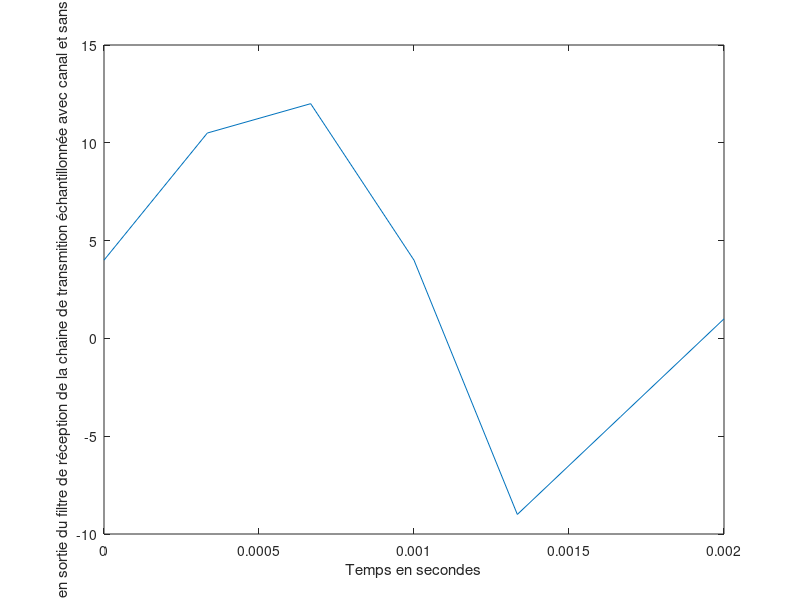
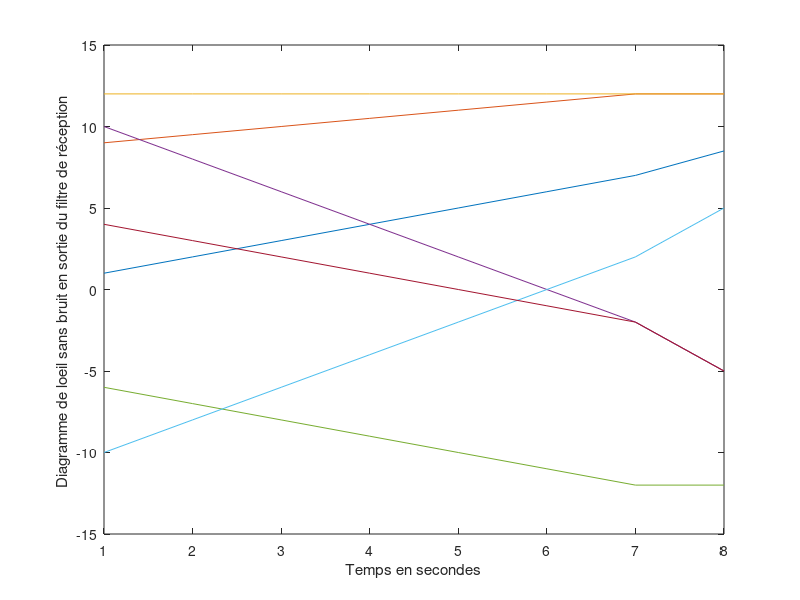
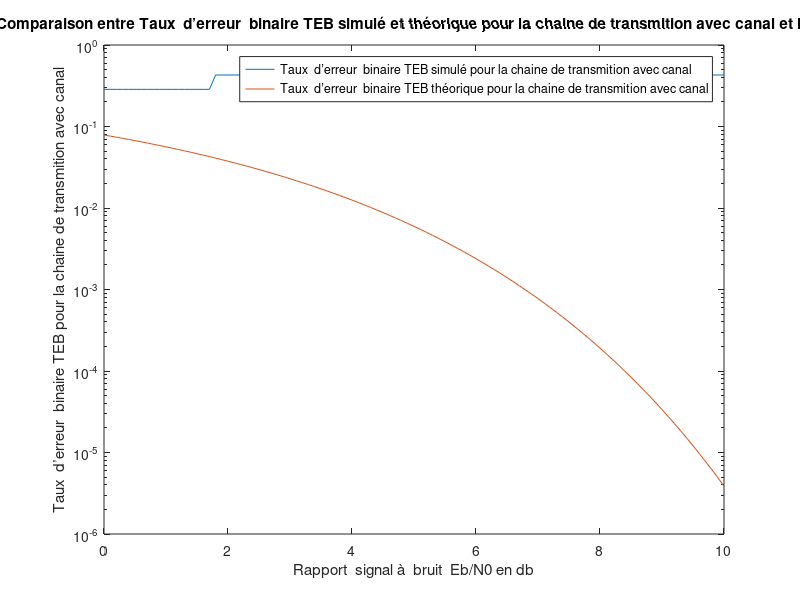
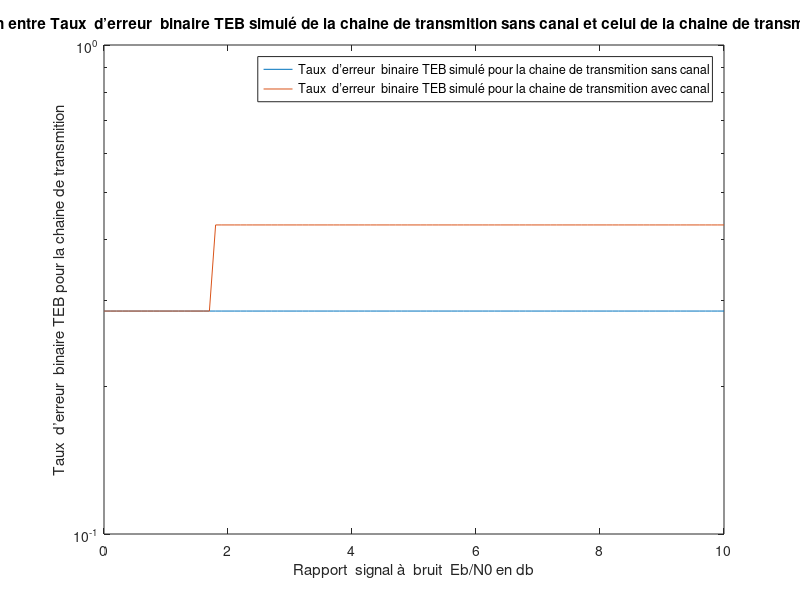

The MATLAB script that drew these images, in order:
%Parametres du chaine de transmition avec canal
close all;
Fe = 24000; %Fréquence d'échantillonage
Te = 1/Fe; %Période d'échantillonage
Rb = 3000; %Débit du signal
M = 2;     %Nombre de symbole
Tb = 1 / Rb;
Rs = Rb / log2(M);
Ns = Fe/Rs; %Nombre de points pour représenter un bit
Ts = Ns*Te; %Période du signal
Fs = 1/Ts; %Fréquence des bits du signal
Bits = [1;1;1;0;0;1;0];
N_bits = length(Bits);
symbol = 2*Bits-1;

dirac=zeros(Ns*N_bits,1);
dirac(1:Ns:end,1) = symbol;

h=ones(1,Ns);

x=filter(h,1,dirac);


Duree = length(Bits)/Rs; %Duree en secondes du signal
Ne = Ns*length(Bits); %Nombre de points échantillonés
Temps = 0:Duree/(Ne):Duree-1/Ne; %Echelle temporelle en secondes

%Avec canal de propagation 

hc = 0*h;
hc(1) = 1;
hc(Ns) = 0.5;
g = conv(h,h);
g = conv(g,hc);
N = length(g);

z = filter(hc,1,x);
z = filter(h,1,z);
n0 = Ns/2;
z_hantillonne = z(n0:Ns:end);
%plot(0:Ns/2:8*Ns,[0,Ns/2,0,3*Ns/4,0,3*Ns/4,0,-Ns/4,0,-3*Ns/4,0,Ns/4,0,-Ns/4,0,-Ns/4,0]);
N_z = length(z_hantillonne);

figure;
plot(0:Duree/N_z:Duree-Duree/N_z,z_hantillonne);
xlabel('Temps en secondes');
ylabel('Signal en sortie du filtre de réception de la chaine de transmition échantillonnée avec canal et sans égaliseur');


figure;
plot(reshape(z,Ns,length(z)/Ns));
xlabel('Temps en secondes');
ylabel('Diagramme de loeil sans bruit en sortie du filtre de réception ');

% Ajout de bruit 

vecteur_db_Eb_N0 = 0:10/100:10;
vecteur_Teb_avec_canal = zeros(101,1);
P_x = mean(abs(x).^2);
random  = randn(length(x),1);
for i = 1:101
    
    Sigma_carre = P_x * Ns /(2 * log2(M) * 10^(vecteur_db_Eb_N0(i)/10));
    bruit = sqrt(Sigma_carre) * random;
    
    x_bruite = x + bruit;
    
    z = filter(hc,1,x_bruite);
    z = filter(h,1,z);
    

    
    %plot(reshape(z,Ns,length(z)/Ns));
    %xlabel('Temps en secondes');
    %ylabel('Diagramme de loeil de la chaine de transmition avec canal ');

    z_hantillonne = z(n0:Ns:end);
    symboles = sign(z_hantillonne);
    Bits_renconstruits = (symboles+1)/2;
    
    difference = (Bits_renconstruits ~= Bits);
    vecteur_Teb_avec_canal(i) = sum(difference)/length(difference);
end 

%Comparaison entre Taux  d’erreur  binaire TEB simulé et théorique pour la chaine de transmition avec canal
figure
semilogy(vecteur_db_Eb_N0,vecteur_Teb_avec_canal);
xlabel('Rapport  signal à  bruit  Eb/N0 en db');
ylabel('Taux  d’erreur  binaire TEB pour la chaine de transmition avec canal');
hold on
vecteur_Teb_avec_canal_theorique = qfunc(sqrt(2*10.^(vecteur_db_Eb_N0/10)))/log2(M);
semilogy(vecteur_db_Eb_N0,vecteur_Teb_avec_canal_theorique);

legend('Taux  d’erreur  binaire TEB simulé pour la chaine de transmition avec canal','Taux  d’erreur  binaire TEB théorique pour la chaine de transmition avec canal');
title('Comparaison entre Taux  d’erreur  binaire TEB simulé et théorique pour la chaine de transmition avec canal et bruit');


%%%%%%%%%%%%%%%%%%%%%%%%%%%%%%%%%%%%%%%%%%%%%%%%%%%%%%%%

%La chaine de transmition sans canal

g = conv(h,h);
N = length(g);

z = filter(h,1,z);
N_z = length(z);



% Ajout de bruit 

vecteur_Teb_sans_canal = zeros(101,1);
for i = 1:101
    
    Sigma_carre = P_x * Ns /(2 * log2(M) * 10^(vecteur_db_Eb_N0(i)/10));
    bruit = sqrt(Sigma_carre) * random;
    
    x_bruite = x + bruit;
    
    z = filter(h,1,x_bruite);
    

    
    %plot(reshape(z,Ns,length(z)/Ns));
    %xlabel('Temps en secondes');
    %ylabel('Diagramme de loeil de la chaine de transmition sans canal ');

    
    z_hantillonne = z(n0:Ns:end);
    symboles = sign(z_hantillonne);
    Bits_renconstruits = (symboles+1)/2;
    
    difference = (Bits_renconstruits ~= Bits);
    vecteur_Teb_sans_canal(i) = sum(difference)/length(difference);
end 

%Comparaison entre Taux  d’erreur  binaire TEB simulé de la chaine de transmition sans canal et celui de la chaine de transmition avec canal
figure
semilogy(vecteur_db_Eb_N0,vecteur_Teb_sans_canal);
xlabel('Rapport  signal à  bruit  Eb/N0 en db');
ylabel('Taux  d’erreur  binaire TEB pour la chaine de transmition');
hold on
semilogy(vecteur_db_Eb_N0,vecteur_Teb_avec_canal);

legend('Taux  d’erreur  binaire TEB simulé pour la chaine de transmition sans canal','Taux  d’erreur  binaire TEB simulé pour la chaine de transmition avec canal');
title('Comparaison entre Taux  d’erreur  binaire TEB simulé de la chaine de transmition sans canal et celui de la chaine de transmition avec canal');

%%%%%%%%%%%%%%%%%%%%%%%%%%%
%Parametres du chaine de transmition avec canal et égaliseur




z = filter(hc,1,x);
z_avant = filter(h,1,z);
N_z_avant = length(z_avant);



%Egaliseur
N = N_bits-1;
K = N_bits;
Y0 = zeros(N+1,1);
Y0(1) = 1;
ligne = zeros(1,N+1);
ligne(1) = z_avant(n0);
Z = toeplitz(z_avant(n0:Ns:end),ligne);
C = Z\Y0;

%exemple de C
N_exemple = 6;
K_exemple = 7;
Y0_exemple = zeros(N_exemple+1,1);
Y0_exemple(1) = 1;
ligne_exemple = zeros(1,N_exemple+1);
ligne_exemple(1) = 3*Ns/4;
Z_exemple = toeplitz([3*Ns/4,3*Ns/4,-Ns/4,-3*Ns/4,Ns/4,-Ns/4,-Ns/4],ligne_exemple);
C_exemple = Z_exemple\Y0_exemple;

z_apres = filter(C,1,z_avant);

Sx_Hc = abs(fft(hc,length(hc)).^2);
figure;
semilogy(linspace(-Fe/2,Fe/2,length(Sx_Hc)),Sx_Hc,'g');
xlabel("Fréquence en Hz");
hold on;
Sx_egaliseur = abs(fft(C,length(C)).^2);
f= linspace(-Fe/2,Fe/2,length(Sx_egaliseur));

semilogy(f,Sx_egaliseur,'r');
hold on 
semilogy(f,Sx_egaliseur*Sx_Hc,'b');
legend('|Hc(f)| la réponse en fréquence du canal de propagation','|C(f)|  la réponse en fréquence de l’égaliseur ','|H(f)*C(f)| leur produit');

z_hantillonne = z_apres(n0:Ns:end);
N_z = length(z_hantillonne);

figure;
plot(0:Duree/N_z:Duree-Duree/N_z,z_hantillonne);
xlabel('Temps en secondes');
ylabel('Signal en sortie du filtre de réception de la chaine de transmition échantillonnée avec canal et égaliseur');

N_z_apres = length(z_apres);

figure;
plot(0:Duree/N_z_avant:Duree-Duree/N_z_avant,z_avant);
xlabel('Temps en secondes');
hold on 
plot(0:Duree/N_z_apres:Duree-Duree/N_z_apres,z_apres);
legend('Signal en sortie du filtre de réception de la chaine de transmition sans canal avant égalisation','Signal en sortie du filtre de réception de la chaine de transmition sans canal après égalisation');
title('Comparaison des constellations obtenues avant et après égalisation');



% Ajout de bruit 

vecteur_db_Eb_N0 = 0:10/100:10;
vecteur_Teb_avec_canal_egaliseur = zeros(101,1);
P_x = mean(abs(x).^2);
random  = randn(length(x),1);
for i = 1:101
    
    Sigma_carre = P_x * Ns /(2 * log2(M) * 10^(vecteur_db_Eb_N0(i)/10));
    bruit = sqrt(Sigma_carre) * random;
    
    x_bruite = x + bruit;
    
    z = filter(hc,1,x_bruite);
    z = filter(h,1,z);
    Z = toeplitz(z(n0:Ns:end));
    C = Z\Y0;
    z = filter(C,1,z);

    
    %plot(reshape(z,Ns,length(z)/Ns));
    %xlabel('Temps en secondes');
    %ylabel('Diagramme de loeil de la chaine de transmition avec canal et égaliseur');

    z_hantillonne = z(n0:Ns:end);
    symboles = sign(z_hantillonne);
    Bits_renconstruits = (symboles+1)/2;
    
    difference = (Bits_renconstruits ~= Bits);
    vecteur_Teb_avec_canal_egaliseur(i) = sum(difference)/length(difference);
end 

%Comparaison entre Taux  d’erreur  binaire TEB simulé de la chaine de transmition avec canal et égaliseur et le TEB de la chaine de transmition avec canal et sans égaliseur
figure
semilogy(vecteur_db_Eb_N0,vecteur_Teb_avec_canal);
xlabel('Rapport  signal à  bruit  Eb/N0 en db');
ylabel('Taux  d’erreur  binaire TEB pour la chaine de transmition avec canal et égaliseur');
hold on
semilogy(vecteur_db_Eb_N0,vecteur_Teb_avec_canal_egaliseur);

legend('Taux  d’erreur  binaire TEB simulé pour la chaine de transmition avec canal et sans égaliseur','Taux  d’erreur  binaire TEB simulé pour la chaine de transmition avec canal et  égaliseur');
title('Comparaison entre Taux  d’erreur  binaire TEB simulé de la chaine de transmition avec canal et égaliseur et le TEB de la chaine de transmition avec canal et sans égaliseur');


